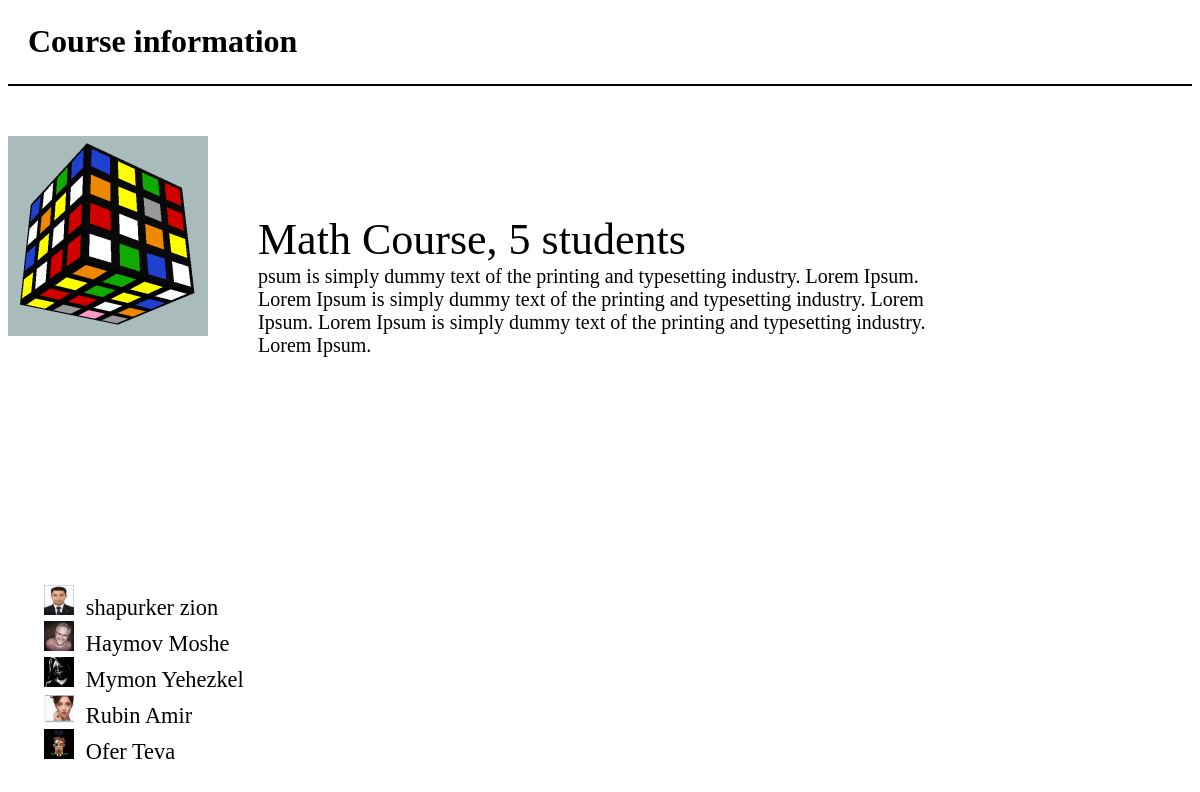
The app's page /courseInfoCard.php?newCourseName=Math with its own data.
### tables this page shows
CREATE TABLE IF NOT EXISTS `courses` (
  `courseid` int(11) NOT NULL AUTO_INCREMENT,
  `name` varchar(100) NOT NULL,
  `description` text NOT NULL,
  `courseimg` text NOT NULL,
  PRIMARY KEY (`courseid`)
);

CREATE TABLE IF NOT EXISTS `students` (
  `id` int(11) NOT NULL,
  `fullname` varchar(100) NOT NULL,
  `phone` varchar(20) NOT NULL,
  `email` varchar(100) NOT NULL,
  `img` longblob NOT NULL,
  PRIMARY KEY (`id`)
);

### db.php (called while the page is built, shortened)
<?php
    class UsersDB {
        private $conn;
            function __construct() {
                $this->conn = new mysqli(self::HOST, self::USERNAME, self::PASSWORD, self::DB);
            }
            function courseQueryByName($courseName) {
                $result = $this->conn->query("SELECT * FROM courses WHERE name ='$courseName'
                ");
                return $result;
                    }
            function courseStudentsQueryByName($courseName) {
                $result = $this->conn->query("SELECT *
                FROM students
                INNER JOIN studentcourses
                ON students.id = studentcourses.id
                INNER JOIN courses
                ON courses.courseid = studentcourses.courseid
                WHERE courses.name = '$courseName'
                ");
                return $result;
                    }
    }
?>

### courseInfoCard.php (the view, shortened to what this page needs)
<?php
      if(isset($_GET['newCourseName'])){
        $courseName= $_GET['newCourseName'];
        $db = new UsersDB();
        $courseInformation=$db->courseQueryByName($courseName);
        $resultCourseStudentsQuery = $db->courseStudentsQueryByName($courseName);
        $students_cnt = $resultCourseStudentsQuery->num_rows;
      }else{
        $courseId=  $_GET['courseInfoId'];
        $db = new UsersDB();
        $courseInformation=$db->courseQuery($courseId );
        $resultCourseStudentsQuery = $db->courseStudentsQuery($courseId);
        $students_cnt = $resultCourseStudentsQuery->num_rows;
        }
        echo "<div class='titlecourseInfoCard'>Course information</div>";
        echo "<div class='courseInfoPage'>
        <form class='courseInfoPageForm' method='GET' action='index22.php' >";
        foreach($courseInformation as $row) {
?>
        <div class='courseInformationImg' >
        <img src="<?php echo 'uploads' . '/' .'coursesImages' . '/' . $row['courseimg']; ?>"class='courseImage' height="200" width="200"/>
        </div>
<?php
        echo "<div class='divCourseInfoName'> ".$row['name']." Course, $students_cnt students";
        echo "<div class='divCourseInfoDescription'>". $row['description']."</div></div>";
    }
        echo "<div class='printCourseStudentsList'>";
        while($rowIsStudent = $resultCourseStudentsQuery->fetch_assoc()){
?>
    <img src="<?php echo 'uploads' . '/' .'studentsImages' . '/' . $rowIsStudent['img']; ?> "class='infoCardCourseStudentsImage' height="30" width="30"/>
<?php
    echo "<div class='courseStudentsDiv'>".$rowIsStudent['fullname']."</div><br/>";
    }
    echo "</div></form></div>";
?>

### courseInfoCard.php (style rules this page uses)
.titlecourseInfoCard { text-align:left; text-justify:center; float: left; font-size: 2em; border-bottom:2px solid black; width:100%; height:10%; font-weight: bold; padding-left:20px; padding-top:15px; box-sizing: border-box; }
.divcourseInfoName { text-align:left; padding-left:2%; font-size:300%; padding:4%; }
.courseStudentsDiv { display:inline-block; text-align:left; padding-left:2%; font-size:200%; }
.courseInformationImg { display:inline-block; position:relative; float:left; width:250px; height:250px; top:50px; margin-left:0; margin-right:0; padding-left:0; padding-right:0; }
.divCourseInfoName { width:60%; height:250px; display:inline-block; position:relative; top:5%; margin-left:0; margin-right:0; padding-left:0; padding-right:0; top:80px; font-size:44px; text-align:left; overflow: hidden; }
.divCourseInfoDescription { font-size:20px; }
.printCourseStudentsList { width:40%; font-size:70%; text-align:left; float:left; padding:3%; height:150px; overflow: scroll; margin-top:10%; overflow-x: hidden; }

### records on screen
courses: courseimg (picture), name "Math", description "psum is simply dummy text of the printing and typesetting industry. Lorem Ipsum. Lorem Ipsum is simply dummy text of the printing and typesetting industry. Lorem Ipsum. Lorem Ipsum is simply dummy text of the printing and typesetting industry. Lorem Ipsum."
students: img (picture), fullname "shapurker zion"
students: img (picture), fullname "Haymov Moshe"
students: img (picture), fullname "Mymon Yehezkel"
students: img (picture), fullname "Rubin Amir"
students: img (picture), fullname "Ofer Teva"
